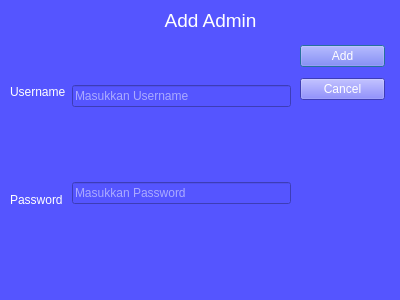
<?xml version="1.0" encoding="UTF-8"?>
<ui version="4.0">
 <class>AddAdmin</class>
 <widget class="QDialog" name="AddAdmin">
  <property name="geometry">
   <rect>
    <x>0</x>
    <y>0</y>
    <width>400</width>
    <height>300</height>
   </rect>
  </property>
  <property name="windowTitle">
   <string>Add Admin</string>
  </property>
  <property name="styleSheet">
   <string notr="true">color: rgb(255, 255, 255);
border-color: rgb(255, 255, 255);
background-color: rgb(85, 85, 255);</string>
  </property>
  <widget class="QWidget" name="layoutWidget">
   <property name="geometry">
    <rect>
     <x>10</x>
     <y>40</y>
     <width>281</width>
     <height>211</height>
    </rect>
   </property>
   <layout class="QHBoxLayout" name="horizontalLayout_2">
    <item>
     <layout class="QVBoxLayout" name="verticalLayout_4">
      <item>
       <widget class="QLabel" name="label_3">
        <property name="text">
         <string>Username</string>
        </property>
        <property name="buddy">
         <cstring>info</cstring>
        </property>
       </widget>
      </item>
      <item>
       <widget class="QLabel" name="label_4">
        <property name="text">
         <string>Password</string>
        </property>
       </widget>
      </item>
     </layout>
    </item>
    <item>
     <layout class="QVBoxLayout" name="verticalLayout_5">
      <property name="spacing">
       <number>30</number>
      </property>
      <item>
       <widget class="QLineEdit" name="username">
        <property name="styleSheet">
         <string notr="true">color: rgb(255, 255, 255);
border-color: rgb(255, 255, 255);</string>
        </property>
        <property name="placeholderText">
         <string>Masukkan Username</string>
        </property>
       </widget>
      </item>
      <item>
       <widget class="QLineEdit" name="password">
        <property name="styleSheet">
         <string notr="true">color: rgb(255, 255, 255);
border-color: rgb(255, 255, 255);</string>
        </property>
        <property name="echoMode">
         <enum>QLineEdit::Password</enum>
        </property>
        <property name="placeholderText">
         <string>Masukkan Password</string>
        </property>
       </widget>
      </item>
     </layout>
    </item>
   </layout>
  </widget>
  <widget class="QLabel" name="label_5">
   <property name="geometry">
    <rect>
     <x>150</x>
     <y>10</y>
     <width>121</width>
     <height>20</height>
    </rect>
   </property>
   <property name="font">
    <font>
     <pointsize>14</pointsize>
    </font>
   </property>
   <property name="text">
    <string>Add Admin</string>
   </property>
   <property name="alignment">
    <set>Qt::AlignCenter</set>
   </property>
  </widget>
  <widget class="QWidget" name="layoutWidget_2">
   <property name="geometry">
    <rect>
     <x>300</x>
     <y>40</y>
     <width>85</width>
     <height>67</height>
    </rect>
   </property>
   <layout class="QVBoxLayout" name="verticalLayout_6">
    <item>
     <widget class="QPushButton" name="add_admin">
      <property name="styleSheet">
       <string notr="true">color: rgb(255, 255, 255);
border-color: rgb(255, 255, 255);</string>
      </property>
      <property name="text">
       <string>Add</string>
      </property>
      <property name="checkable">
       <bool>false</bool>
      </property>
     </widget>
    </item>
    <item>
     <widget class="QPushButton" name="cancel_2">
      <property name="styleSheet">
       <string notr="true">color: rgb(255, 255, 255);
border-color: rgb(255, 255, 255);</string>
      </property>
      <property name="text">
       <string>Cancel</string>
      </property>
     </widget>
    </item>
   </layout>
  </widget>
 </widget>
 <resources/>
 <connections/>
</ui>
